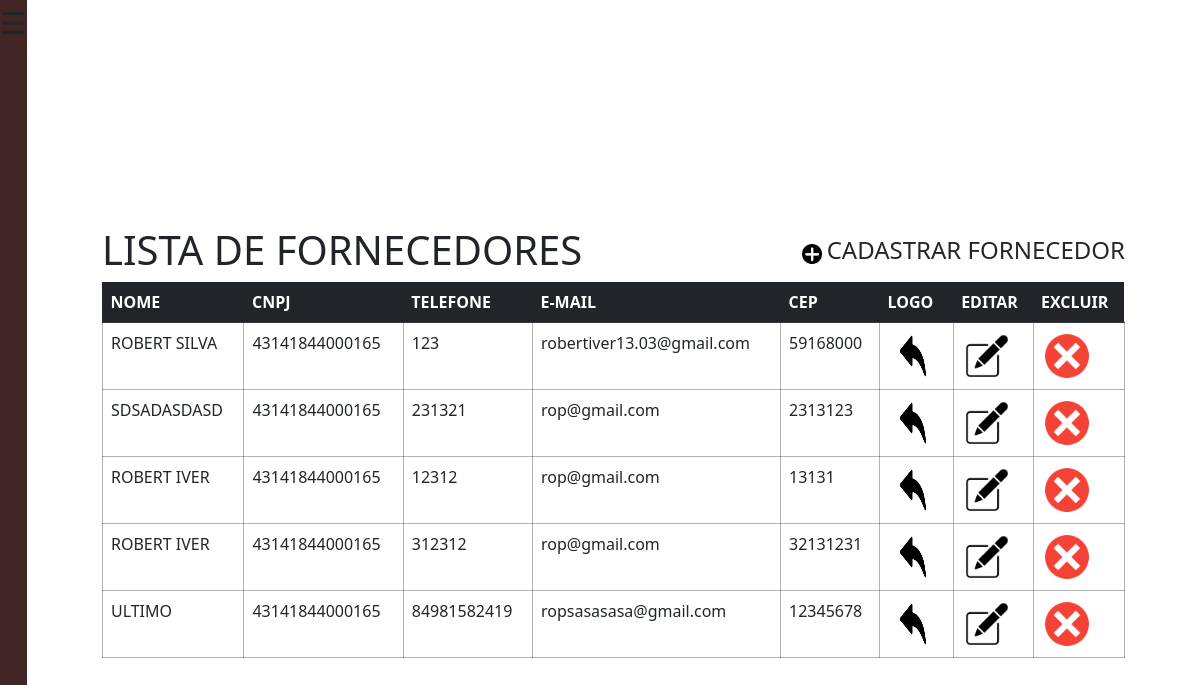
The app's page /fornecedorList/ (signed in) with its own data.
### core/models.py (models this page shows, shortened)
class Fornecedor(models.Model):
    nome = models.CharField('Nome', max_length=100,blank=False)
    cnpj = CNPJField(masked=True,blank=False)
    telefone = models.IntegerField('Telefone',blank=False)
    codigoPostal = models.IntegerField('CEP',blank=False)
    emailFornecedor = models.EmailField('Email',max_length=100,blank=False)
    fotoFornecedor = models.ImageField('Foto',upload_to='fornecedoresImg',null=True)

### core/views.py (the view)
# urls.py: path('fornecedorList/',fornecedor_lista,name='list_fornecedor'),
@login_required
def fornecedor_lista(request):
    fornec = Fornecedor.objects.all()
    contexto = {
        'list_fornecedor': fornec
    }
    return render(request,'fornecedor_lista.html',contexto)

### templates/fornecedor_lista.html (shortened to what this page needs)
<!DOCTYPE html>
{% load static %}
<html lang="pt-br">
  <head>
    <link rel="stylesheet" href="{% static '/css/estiloFornecedorList.css'%}" />
    <link rel="stylesheet" href="{% static '/css/navbar.css'%}" />
    <link
      href="https://cdn.jsdelivr.net/npm/bootstrap@5.2.3/dist/css/bootstrap.min.css"
      rel="stylesheet"
    />
  </head>
  <body>
  <div class="principal">
    <div class="divNavbar">
      <span style="font-size:30px;cursor:pointer;" onclick="openNav()">&#9776; </span>
    </div>
   <div class="container">
    <div class="col-11">
      <div class="infosCima">
        <div>
          <h1>LISTA DE FORNECEDORES</h1>
        </div>
        <div class="fornecedoresCadCSS">
          <a href="{% url 'cad_fornecedor' %}">
            <img
              src="/static/img/adicionarFornecedorIcon.png"
              alt=""
              width="20px"
              height="20px"
            />
            <h4>CADASTRAR FORNECEDOR</h4>
          </a>
        </div>
      </div>
      <table class="table">
        <thead class="table-dark">
          <tr>
            <th>NOME</th>
            <th>CNPJ</th>
            <th>TELEFONE</th>
            <th>E-MAIL</th>
            <th>CEP</th>
            <th>LOGO</th>
            <th>EDITAR</th>
            <th>EXCLUIR</th>
          </tr>
        </thead>
        <tbody>
          {% for fornec in list_fornecedor %}
          <tr>
            <td>{{fornec.nome|upper}}</td>
            <td>{{fornec.cnpj}}</td>
            <td>{{fornec.telefone}}</td>
            <td>{{fornec.emailFornecedor}}</td>
            <td>{{fornec.codigoPostal}}</td>
            <td>
              <img
                src="/media/{{fornec.fotoFornecedor}}"
                alt=""
                width="50px"
                height="50px"
              />
            </td>
            <td>
              <a href="{% url 'edit_fornecedor' fornec.id %}">
                <img
                  src="{% static '/img/iconEDITtable.png' %}"
                  alt=""
                  width="50px"
                  height="50px"
              /></a>
            </td>
            <td>
              <a href="{% url 'fornecedor_remover' fornec.id %}">
                <img
                  src="{% static '/img/iconDELETEtable.png' %}"
                  alt=""
                  width="50px"
                  height="50px"
              /></a>
            </td>
          </tr>
          {% endfor %}
        </tbody>
      </table>
    </div>
   </div>
  </div>
  </body>
</html>

### static/css/estiloFornecedorList.css (style rules this page uses)
* { margin: 0; padding: 0; box-sizing: border-box; }
.principal { height: 100vh; width: 100vw; display: flex; flex-direction: row; }
.infosCima { display: flex; flex-direction: row; justify-content: space-between; }
.fornecedoresCadCSS { display: flex; flex-direction: row; align-items: center; justify-content: center; }
.fornecedoresCadCSS a { text-decoration: none; color: rgb(38, 38, 38); justify-content: center; align-items: center; display: flex; }
.fornecedoresCadCSS a h4 { margin-left: 5px; }
.container { display: flex; align-items: center; justify-content: center; width: 100vw; flex-direction: column; margin-top: 100px; }
tbody td { border-style: solid; border-width: 1px; border-color: rgba(0, 0, 0, 0.3); }

### static/css/navbar.css (style rules this page uses)
.divNavbar { background-color: rgb(66, 38, 38); }

### records on screen
Fornecedor: nome "ROBERT SILVA", cnpj "43141844000165", telefone "123", emailFornecedor "robertiver13.03@gmail.com", codigoPostal "59168000", fotoFornecedor (picture)
Fornecedor: nome "SDSADASDASD", cnpj "43141844000165", telefone "231321", emailFornecedor "rop@gmail.com", codigoPostal "2313123", fotoFornecedor (picture)
Fornecedor: nome "ROBERT IVER", cnpj "43141844000165", telefone "12312", emailFornecedor "rop@gmail.com", codigoPostal "13131", fotoFornecedor (picture)
Fornecedor: nome "ROBERT IVER", cnpj "43141844000165", telefone "312312", emailFornecedor "rop@gmail.com", codigoPostal "32131231", fotoFornecedor (picture)
Fornecedor: nome "ULTIMO", cnpj "43141844000165", telefone "84981582419", emailFornecedor "ropsasasasa@gmail.com", codigoPostal "12345678", fotoFornecedor (picture)
